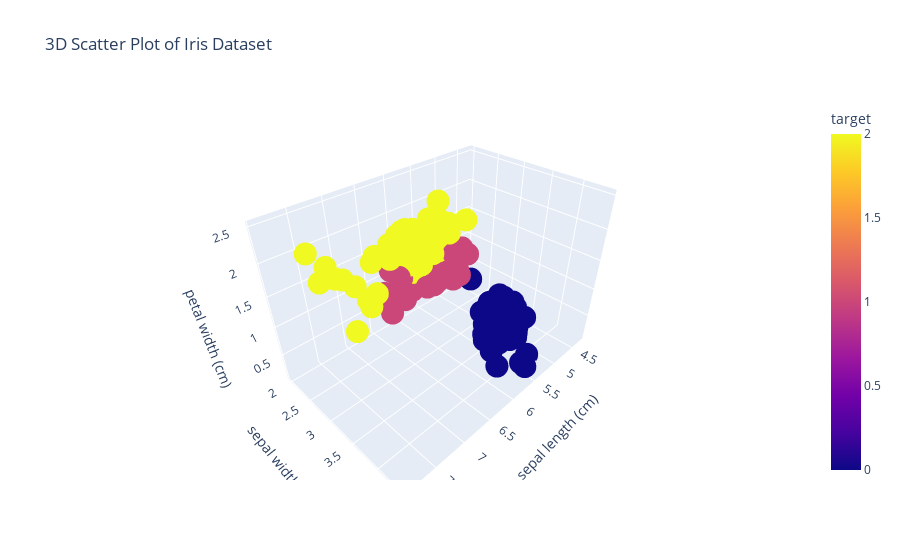

Here is the notebook cell this chart was saved with:
### Markdown cell above
### 3D Scatter Plot

### Code cell
import plotly.express as px
fig = px.scatter_3d(df, x='sepal length (cm)', y='sepal width (cm)', z='petal width (cm)', color='target', title='3D Scatter Plot of Iris Dataset')
fig.show()

### Figure 1 — Plotly figure (JSON) as saved in the notebook; plotly's stock layout.template omitted (floating-point values rounded to 4 significant figures; data arrays with more than 128 entries replaced by an {"elided": "..."} marker saying what was removed)
{"data": [{"hovertemplate": "sepal length (cm)=%{x}<br>sepal width (cm)=%{y}<br>petal width (cm)=%{z}<br>target=%{marker.color}<extra></extra>", "legendgroup": "", "marker": {"color": {"elided": "150 int values"}, "coloraxis": "coloraxis", "symbol": "circle"}, "mode": "markers", "name": "", "scene": "scene", "showlegend": false, "type": "scatter3d", "x": {"elided": "150 float values"}, "y": {"elided": "150 float values"}, "z": {"elided": "150 float values"}}], "layout": {"coloraxis": {"colorbar": {"title": {"text": "target"}}, "colorscale": [[0, "#0d0887"], [0.1111, "#46039f"], [0.2222, "#7201a8"], [0.3333, "#9c179e"], [0.4444, "#bd3786"], [0.5556, "#d8576b"], [0.6667, "#ed7953"], [0.7778, "#fb9f3a"], [0.8889, "#fdca26"], [1, "#f0f921"]]}, "legend": {"tracegroupgap": 0}, "scene": {"domain": {"x": [0, 1], "y": [0, 1]}, "xaxis": {"title": {"text": "sepal length (cm)"}}, "yaxis": {"title": {"text": "sepal width (cm)"}}, "zaxis": {"title": {"text": "petal width (cm)"}}}, "title": {"text": "3D Scatter Plot of Iris Dataset"}}}
